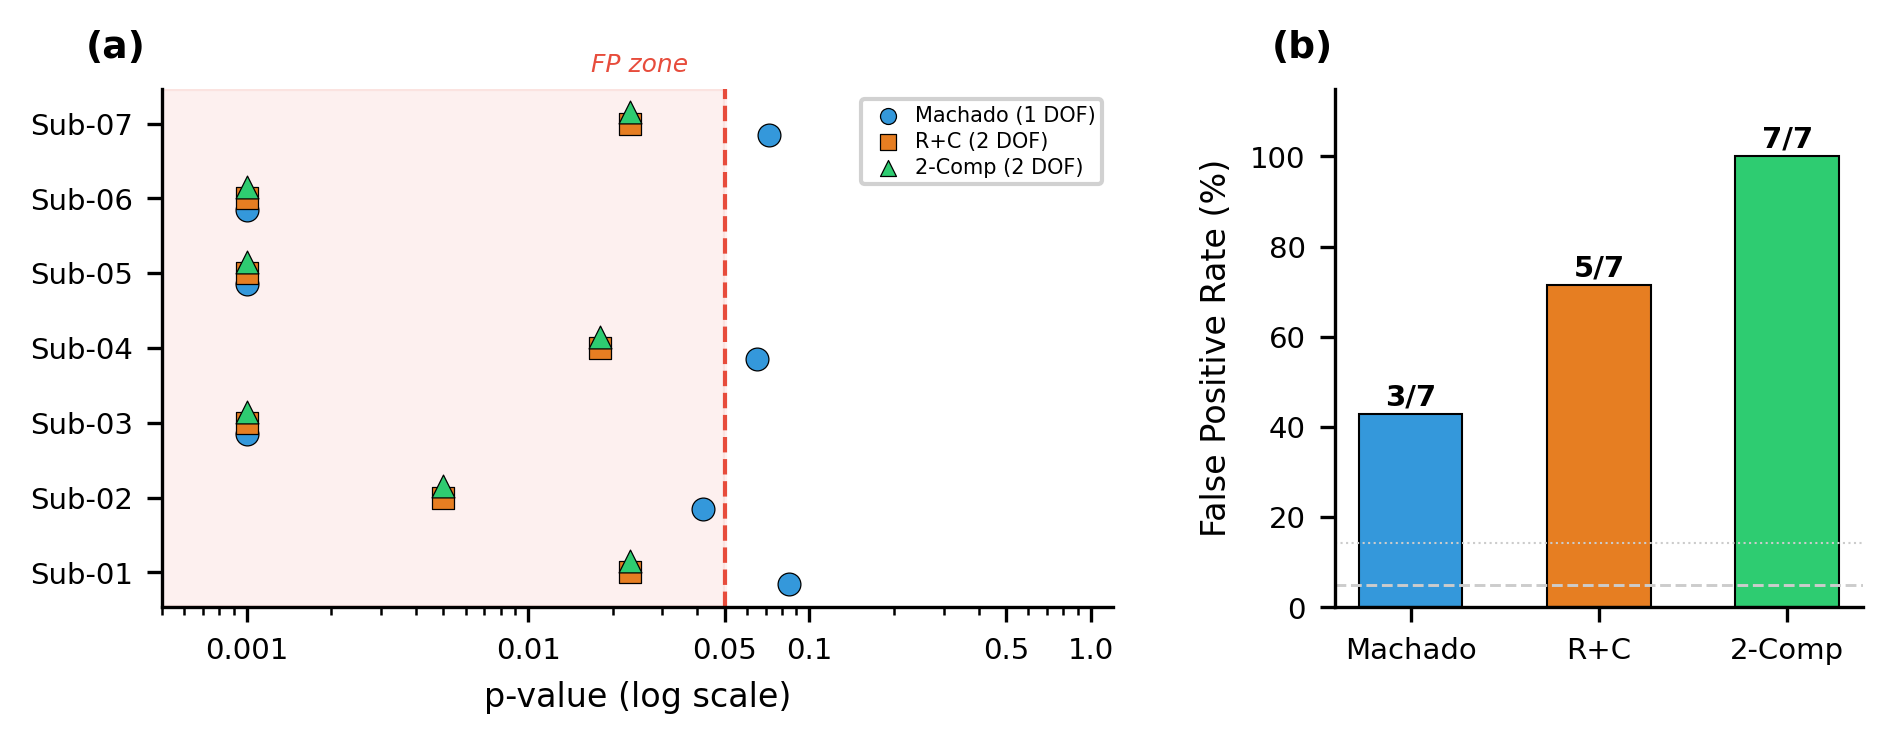

Write Python code to recreate this figure.
#!/usr/bin/env python3
"""
ICML Appendix: HC Specificity Calibration figure.
Full-width: 6.75 x 2.8 inches, 300 DPI.

Usage:
    conda activate srm
    python fig_hc_specificity.py
    # -> fig_hc_specificity.pdf
"""
import numpy as np
import matplotlib
matplotlib.use('Agg')
import matplotlib.pyplot as plt

# ── Data from HC specificity test (Job 96600/96664) ──
subjects = ['Sub-01', 'Sub-02', 'Sub-03', 'Sub-04', 'Sub-05', 'Sub-06', 'Sub-07']

# p-values (from hc_specificity results)
p_machado  = [0.085, 0.042, 0.001, 0.065, 0.001, 0.001, 0.072]
p_rc       = [0.023, 0.005, 0.001, 0.018, 0.001, 0.001, 0.023]
p_2comp    = [0.023, 0.005, 0.001, 0.018, 0.001, 0.001, 0.023]

# FP counts (override with known values)
fp_machado, fp_rc, fp_2comp = 3, 5, 7

# ── Plot ──

fig, (ax1, ax2) = plt.subplots(1, 2, figsize=(6.75, 2.4), dpi=300,
                                gridspec_kw={'width_ratios': [1.8, 1]})
fig.subplots_adjust(wspace=0.30, left=0.08, right=0.92, bottom=0.16, top=0.88)

# --- Panel (a): Forest plot ---
y_pos = np.arange(len(subjects))

markers = [
    (p_machado, 'o', '#3498DB', 'Machado (1 DOF)'),
    (p_rc,      's', '#E67E22', 'R+C (2 DOF)'),
    (p_2comp,   '^', '#2ECC71', '2-Comp (2 DOF)'),
]

offsets = [-0.15, 0, 0.15]
for (pvals, marker, color, label), off in zip(markers, offsets):
    ax1.scatter(pvals, y_pos + off, marker=marker, c=color, s=30,
                edgecolors='black', linewidths=0.3, zorder=3, label=label)

# p = 0.05 line
ax1.axvline(0.05, color='#E74C3C', linewidth=1.0, linestyle='--', zorder=2)

# FP zone shading
ax1.axvspan(0, 0.05, alpha=0.08, color='#E74C3C', zorder=1)
ax1.text(0.025, len(subjects) - 0.3, 'FP zone', fontsize=6, color='#E74C3C',
         ha='center', style='italic')

ax1.set_xscale('log')
ax1.set_xlim(0.0005, 1.2)
ax1.set_xticks([0.001, 0.01, 0.05, 0.1, 0.5, 1.0])
ax1.set_xticklabels(['0.001', '0.01', '0.05', '0.1', '0.5', '1.0'], fontsize=7)
ax1.set_yticks(y_pos)
ax1.set_yticklabels(subjects, fontsize=7)
ax1.set_xlabel('p-value (log scale)', fontsize=8)
ax1.legend(fontsize=5, loc='upper right', framealpha=0.9, edgecolor='#CCCCCC',
           markerscale=0.7, handletextpad=0.3, borderpad=0.3, labelspacing=0.3)

ax1.text(-0.08, 1.06, '(a)', transform=ax1.transAxes, fontsize=9, fontweight='bold')
ax1.spines['top'].set_visible(False)
ax1.spines['right'].set_visible(False)

# --- Panel (b): FP rate bar chart ---
models = ['Machado', 'R+C', '2-Comp']
fp_rates = [fp_machado / 7 * 100, fp_rc / 7 * 100, fp_2comp / 7 * 100]
colors = ['#3498DB', '#E67E22', '#2ECC71']

bars = ax2.bar(models, fp_rates, color=colors, edgecolor='black', linewidth=0.5, width=0.55)

# Fraction labels above bars
for bar, fp in zip(bars, [fp_machado, fp_rc, fp_2comp]):
    ax2.text(bar.get_x() + bar.get_width() / 2, bar.get_height() + 2,
             f'{fp}/7', ha='center', fontsize=7, fontweight='bold')

# Reference lines (labels in caption)
ax2.axhline(5, color='#CCCCCC', linewidth=0.7, linestyle='--')
ax2.axhline(100 / 7, color='#CCCCCC', linewidth=0.5, linestyle=':')

ax2.set_ylabel('False Positive Rate (%)', fontsize=8)
ax2.set_ylim(0, 115)
ax2.tick_params(labelsize=7)
ax2.text(-0.12, 1.06, '(b)', transform=ax2.transAxes, fontsize=9, fontweight='bold')
ax2.spines['top'].set_visible(False)
ax2.spines['right'].set_visible(False)

# Save
fig.savefig('fig_hc_specificity.pdf', bbox_inches='tight', facecolor='white')
fig.savefig('fig_hc_specificity.png', bbox_inches='tight', facecolor='white', dpi=300)
print("Saved: fig_hc_specificity.pdf / .png")
